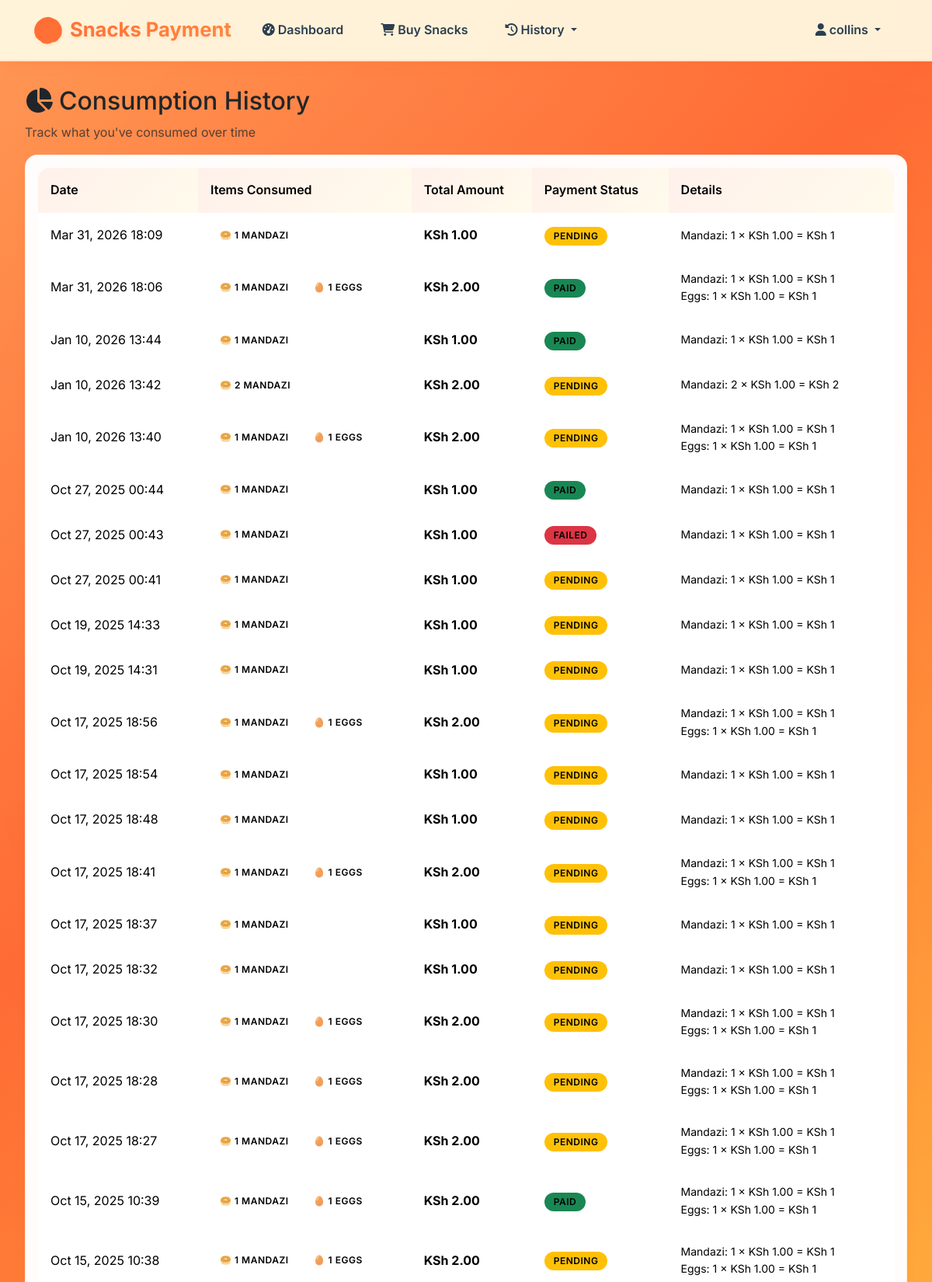
Screenshot of /payments/consumption-history/ (signed in, upper part) with the database file from the repository.
### apps/accounts/models.py (models this page shows, shortened)
class User(AbstractUser):
    ROLE_CHOICES = [
        ('SELLER', 'Seller'),
        ('BUYER', 'Buyer'),
    ]
    phone_number = models.CharField(max_length=15, unique=True)
    role = models.CharField(max_length=10, choices=ROLE_CHOICES, default='BUYER')
    created_by = models.ForeignKey(
        'self',
        on_delete=models.CASCADE,
        null=True,
        blank=True,
        related_name='created_buyers'
    )
    objects = UserManager()
    def is_seller(self):
        return self.role == 'SELLER'
    def is_buyer(self):
        return self.role == 'BUYER'

### apps/payments/models.py (models this page shows, shortened)
class Consumption(models.Model):
    PAYMENT_STATUS_CHOICES = [
        ('PENDING', 'Pending'),
        ('PAID', 'Paid'),
        ('FAILED', 'Failed'),
    ]
    buyer = models.ForeignKey(User, on_delete=models.CASCADE, related_name='consumptions')
    mandazi_quantity = models.PositiveIntegerField(default=0)
    eggs_quantity = models.PositiveIntegerField(default=0)
    mandazi_price = models.DecimalField(max_digits=10, decimal_places=2)
    eggs_price = models.DecimalField(max_digits=10, decimal_places=2)
    total_amount = models.DecimalField(max_digits=10, decimal_places=2)
    payment_status = models.CharField(max_length=10, choices=PAYMENT_STATUS_CHOICES, default='PENDING')
    created_at = models.DateTimeField(auto_now_add=True)
    class Meta:
        ordering = ['-created_at']

### apps/payments/views.py (the view)
# urls.py: path('consumption-history/', views.consumption_history, name='consumption_history'),
@login_required
@buyer_required
def consumption_history(request):
    consumptions = Consumption.objects.filter(buyer=request.user).order_by('-created_at')
    from django.db.models import Sum
    summary = consumptions.aggregate(
        total_mandazi=Sum('mandazi_quantity'),
        total_eggs=Sum('eggs_quantity'),
        total_spent=Sum('total_amount')
    )
    context = {
        'consumptions': consumptions,
        'total_mandazi': summary['total_mandazi'] or 0,
        'total_eggs': summary['total_eggs'] or 0,
        'total_spent': summary['total_spent'] or 0,
    }
    return render(request, 'payments/consumption_history.html', context)

### templates/payments/consumption_history.html (shortened to what this page needs)
{% extends 'base.html' %}
{% block content %}
<div class="row">
    <div class="col-12">
        <h2><i class="fas fa-chart-pie me-2"></i>Consumption History</h2>
        <p class="text-muted">Track what you've consumed over time</p>
    </div>
</div>
<div class="row">
    <div class="col-12">
        <div class="card">
            <div class="card-body">
                {% if consumptions %}
                    <div class="table-responsive">
                        <table class="table table-hover">
                            <thead>
                                <tr>
                                    <th>Date</th>
                                    <th>Items Consumed</th>
                                    <th>Total Amount</th>
                                    <th>Payment Status</th>
                                    <th>Details</th>
                                </tr>
                            </thead>
                            <tbody>
                                {% for consumption in consumptions %}
                                <tr>
                                    <td>{{ consumption.created_at|date:"M d, Y H:i" }}</td>
                                    <td>
                                        <div class="d-flex flex-wrap gap-2">
                                            {% if consumption.mandazi_quantity > 0 %}
                                                <span class="badge" style="background: var(--gradient-mandazi); color: white;">
                                                    🥯 {{ consumption.mandazi_quantity }} Mandazi
                                                </span>
                                            {% endif %}
                                            {% if consumption.eggs_quantity > 0 %}
                                                <span class="badge" style="background: var(--gradient-eggs); color: var(--dark-color);">
                                                    🥚 {{ consumption.eggs_quantity }} Eggs
                                                </span>
                                            {% endif %}
                                        </div>
                                    </td>
                                    <td><strong>KSh {{ consumption.total_amount }}</strong></td>
                                    <td>
                                        {% if consumption.payment_status == 'PAID' %}
                                            <span class="badge bg-success">Paid</span>
                                        {% elif consumption.payment_status == 'FAILED' %}
                                            <span class="badge bg-danger">Failed</span>
                                        {% else %}
                                            <span class="badge bg-warning">Pending</span>
                                        {% endif %}
                                    </td>
                                    <td>
                                        <div class="small text-muted">
                                            {% if consumption.mandazi_quantity > 0 %}
                                                <div>Mandazi: {{ consumption.mandazi_quantity }} × KSh {{ consumption.mandazi_price }} = KSh {% widthratio consumption.mandazi_quantity 1 consumption.mandazi_price %}</div>
                                            {% endif %}
                                            {% if consumption.eggs_quantity > 0 %}
                                                <div>Eggs: {{ consumption.eggs_quantity }} × KSh {{ consumption.eggs_price }} = KSh {% widthratio consumption.eggs_quantity 1 consumption.eggs_price %}</div>
                                            {% endif %}
                                        </div>
                                    </td>
                                </tr>
                                {% endfor %}
                            </tbody>
                        </table>
                    </div>
                {% endif %}
            </div>
        </div>
    </div>
</div>
{% endblock %}

### templates/navbar.html (shortened to what this page needs)
{% load static %}
<nav class="navbar navbar-expand-lg sticky-top">
    <div class="container">
        <a class="navbar-brand d-flex align-items-center" href="{% url 'accounts:dashboard' %}">
            <span class="fs-2 me-2 food-emoji">🍪</span>
            <span class="fw-bold">Snacks Payment</span>
        </a>
        {% if user.is_authenticated %}
            <div class="collapse navbar-collapse" id="navbarNav">
                <ul class="navbar-nav me-auto">
                    <li class="nav-item">
                        <a class="nav-link" href="{% url 'accounts:dashboard' %}">
                            <i class="fas fa-tachometer-alt me-1"></i>Dashboard
                        </a>
                    </li>
                    {% if user.is_buyer %}
                        <li class="nav-item">
                            <a class="nav-link" href="{% url 'products:select_snacks' %}">
                                <i class="fas fa-shopping-cart me-1"></i>Buy Snacks
                            </a>
                        </li>
                        <li class="nav-item dropdown">
                            <a class="nav-link dropdown-toggle" href="#" id="historyDropdown" role="button" data-bs-toggle="dropdown">
                                <i class="fas fa-history me-1"></i>History
                            </a>
                        </li>
                    {% endif %}
                </ul>
                <ul class="navbar-nav">
                    <li class="nav-item dropdown">
                        <a class="nav-link dropdown-toggle" href="#" id="userDropdown" role="button" data-bs-toggle="dropdown">
                            <i class="fas fa-user me-1"></i>{{ user.username }}
                        </a>
                    </li>
                </ul>
            </div>
        {% endif %}
    </div>
</nav>

### static/css/main.css (style rules this page uses)
:root { --primary-color: #ff6b35; --primary-dark: #e55a2b; --secondary-color: #ffd23f; --accent-color: #ff8c42; --success-color: #27ae60; --danger-color: #e74c3c; --warning-color: #f39c12; --info-color: #3498db; --dark-color: #2c3e50; --light-color: #fef9e7; --cream-color: #fff8e1; --spice-color: #d35400; --mint-color: #1abc9c; --border-radius: 16px; --border-radius-lg: 24px; --shadow-sm: 0 2px 4px 0 rgba(255, 107, 53, 0.08); --shadow-md: 0 8px 16px -4px rgba(255, 107, 53, 0.12), 0 4px 8px -2px rgba(255, 107, 53, 0.08); --shadow-lg: 0 16px 32px -8px rgba(255, 107, 53, 0.15), 0 8px 16px -4px rgba(255, 107, 53, 0.1); --shadow-xl: 0 24px 48px -12px rgba(255, 107, 53, 0.18), 0 16px 32px -8px rgba(255, 107, 53, 0.12); --shadow-food: 0 8px 32px rgba(255, 107, 53, 0.2); --gradient-primary: linear-gradient(135deg, var(--primary-color) 0%, var(--accent-color) 100%); --gradient-secondary: linear-gradient(135deg, var(--secondary-color) 0%, var(--warning-color) 100%); --gradient-success: linear-gradient(135deg, var(--success-color) 0%, var(--mint-color) 100%); --gradient-warm: linear-gradient(135deg, #ff9a56 0%, #ff6b35 50%, #e55a2b 100%); --gradient-golden: linear-gradient(135deg, #ffd23f 0%, #f39c12 100%); --gradient-background: linear-gradient(135deg, #ff9a56 0%, #ff6b35 25%, #ffd23f 75%, #f39c12 100%); }
* { box-sizing: border-box; }
body { background: var(--gradient-background); background-attachment: fixed; min-height: 100vh; font-family: 'Inter', -apple-system, BlinkMacSystemFont, 'Segoe UI', Roboto, sans-serif; line-height: 1.6; position: relative; }
body::before { content: ''; position: fixed; top: 0; left: 0; width: 100%; height: 100%; background: radial-gradient(circle at 20% 80%, rgba(255, 210, 63, 0.08) 0%, transparent 50%), radial-gradient(circle at 80% 20%, rgba(255, 107, 53, 0.08) 0%, transparent 50%), radial-gradient(circle at 40% 40%, rgba(255, 140, 66, 0.03) 0%, transparent 50%); pointer-events: none; z-index: -1; }
.navbar { background: rgba(255, 248, 225, 0.95) !important; backdrop-filter: blur(30px); border-bottom: 2px solid rgba(255, 107, 53, 0.1); box-shadow: var(--shadow-md); }
.navbar-brand { font-weight: 800; font-size: 1.6rem; background: var(--gradient-primary); -webkit-background-clip: text; -webkit-text-fill-color: transparent; background-clip: text; text-shadow: 0 2px 4px rgba(255, 107, 53, 0.1); }
.navbar-nav .nav-link { font-weight: 600; color: var(--dark-color) !important; transition: all 0.3s cubic-bezier(0.4, 0, 0.2, 1); border-radius: 12px; margin: 0 6px; padding: 10px 18px !important; position: relative; }
.navbar-nav .nav-link::before { content: ''; position: absolute; top: 0; left: 0; right: 0; bottom: 0; background: var(--gradient-primary); opacity: 0; border-radius: 12px; transition: opacity 0.3s ease; z-index: -1; }
.card { border: none; border-radius: var(--border-radius); background: rgba(255, 255, 255, 0.98); backdrop-filter: blur(25px); box-shadow: var(--shadow-md); transition: all 0.4s cubic-bezier(0.4, 0, 0.2, 1); overflow: hidden; position: relative; border: 1px solid rgba(255, 107, 53, 0.1); color: #000000 !important; }
.card * { color: #000000 !important; }
.card .text-muted { color: #666666 !important; }
.card::before { content: ''; position: absolute; top: 0; left: 0; right: 0; height: 3px; background: var(--gradient-primary); opacity: 0; transition: opacity 0.3s ease; }
.table { background: rgba(255, 255, 255, 0.95); backdrop-filter: blur(20px); border-radius: var(--border-radius); overflow: hidden; box-shadow: var(--shadow-md); color: #000000 !important; }
.table th { background: linear-gradient(135deg, rgba(255, 107, 53, 0.1), rgba(255, 210, 63, 0.1)); border: none; font-weight: 600; color: #000000 !important; padding: 1rem; }
.table td { border: none; padding: 1rem; vertical-align: middle; color: #000000 !important; }
.table * { color: #000000 !important; }
.table tbody tr { transition: all 0.3s ease; }
.badge { padding: 6px 12px; border-radius: 20px; font-weight: 600; font-size: 0.75rem; text-transform: uppercase; letter-spacing: 0.5px; }
html { scroll-behavior: smooth; }
.food-emoji { display: inline-block; transition: all 0.3s ease; cursor: pointer; }

### rows the page displays
User: username "collins"
Consumption: created_at "Mar 31, 2026 18:09", mandazi_quantity "1", total_amount "1.00", payment_status "PENDING", mandazi_price "1.00", mandazi_quantity+mandazi_price "1"
Consumption: created_at "Mar 31, 2026 18:06", mandazi_quantity "1", eggs_quantity "1", total_amount "2.00", payment_status "PAID", mandazi_price "1.00", mandazi_quantity+mandazi_price "1", eggs_price "1.00", eggs_quantity+eggs_price "1"
Consumption: created_at "Jan 10, 2026 13:44", mandazi_quantity "1", total_amount "1.00", payment_status "PAID", mandazi_price "1.00", mandazi_quantity+mandazi_price "1"
Consumption: created_at "Jan 10, 2026 13:42", mandazi_quantity "2", total_amount "2.00", payment_status "PENDING", mandazi_price "1.00", mandazi_quantity+mandazi_price "2"
Consumption: created_at "Jan 10, 2026 13:40", mandazi_quantity "1", eggs_quantity "1", total_amount "2.00", payment_status "PENDING", mandazi_price "1.00", mandazi_quantity+mandazi_price "1", eggs_price "1.00", eggs_quantity+eggs_price "1"
Consumption: created_at "Oct 27, 2025 00:44", mandazi_quantity "1", total_amount "1.00", payment_status "PAID", mandazi_price "1.00", mandazi_quantity+mandazi_price "1"
Consumption: created_at "Oct 27, 2025 00:43", mandazi_quantity "1", total_amount "1.00", payment_status "FAILED", mandazi_price "1.00", mandazi_quantity+mandazi_price "1"
Consumption: created_at "Oct 27, 2025 00:41", mandazi_quantity "1", total_amount "1.00", payment_status "PENDING", mandazi_price "1.00", mandazi_quantity+mandazi_price "1"
Consumption: created_at "Oct 19, 2025 14:33", mandazi_quantity "1", total_amount "1.00", payment_status "PENDING", mandazi_price "1.00", mandazi_quantity+mandazi_price "1"
Consumption: created_at "Oct 19, 2025 14:31", mandazi_quantity "1", total_amount "1.00", payment_status "PENDING", mandazi_price "1.00", mandazi_quantity+mandazi_price "1"
Consumption: created_at "Oct 17, 2025 18:56", mandazi_quantity "1", eggs_quantity "1", total_amount "2.00", payment_status "PENDING", mandazi_price "1.00", mandazi_quantity+mandazi_price "1", eggs_price "1.00", eggs_quantity+eggs_price "1"
Consumption: created_at "Oct 17, 2025 18:54", mandazi_quantity "1", total_amount "1.00", payment_status "PENDING", mandazi_price "1.00", mandazi_quantity+mandazi_price "1"
Consumption: created_at "Oct 17, 2025 18:48", mandazi_quantity "1", total_amount "1.00", payment_status "PENDING", mandazi_price "1.00", mandazi_quantity+mandazi_price "1"
Consumption: created_at "Oct 17, 2025 18:41", mandazi_quantity "1", eggs_quantity "1", total_amount "2.00", payment_status "PENDING", mandazi_price "1.00", mandazi_quantity+mandazi_price "1", eggs_price "1.00", eggs_quantity+eggs_price "1"
Consumption: created_at "Oct 17, 2025 18:37", mandazi_quantity "1", total_amount "1.00", payment_status "PENDING", mandazi_price "1.00", mandazi_quantity+mandazi_price "1"
Consumption: created_at "Oct 17, 2025 18:32", mandazi_quantity "1", total_amount "1.00", payment_status "PENDING", mandazi_price "1.00", mandazi_quantity+mandazi_price "1"
Consumption: created_at "Oct 17, 2025 18:30", mandazi_quantity "1", eggs_quantity "1", total_amount "2.00", payment_status "PENDING", mandazi_price "1.00", mandazi_quantity+mandazi_price "1", eggs_price "1.00", eggs_quantity+eggs_price "1"
Consumption: created_at "Oct 17, 2025 18:28", mandazi_quantity "1", eggs_quantity "1", total_amount "2.00", payment_status "PENDING", mandazi_price "1.00", mandazi_quantity+mandazi_price "1", eggs_price "1.00", eggs_quantity+eggs_price "1"
Consumption: created_at "Oct 17, 2025 18:27", mandazi_quantity "1", eggs_quantity "1", total_amount "2.00", payment_status "PENDING", mandazi_price "1.00", mandazi_quantity+mandazi_price "1", eggs_price "1.00", eggs_quantity+eggs_price "1"
Consumption: created_at "Oct 15, 2025 10:39", mandazi_quantity "1", eggs_quantity "1", total_amount "2.00", payment_status "PAID", mandazi_price "1.00", mandazi_quantity+mandazi_price "1", eggs_price "1.00", eggs_quantity+eggs_price "1"
Consumption: created_at "Oct 15, 2025 10:38", mandazi_quantity "1", eggs_quantity "1", total_amount "2.00", payment_status "PENDING", mandazi_price "1.00", mandazi_quantity+mandazi_price "1", eggs_price "1.00", eggs_quantity+eggs_price "1"
